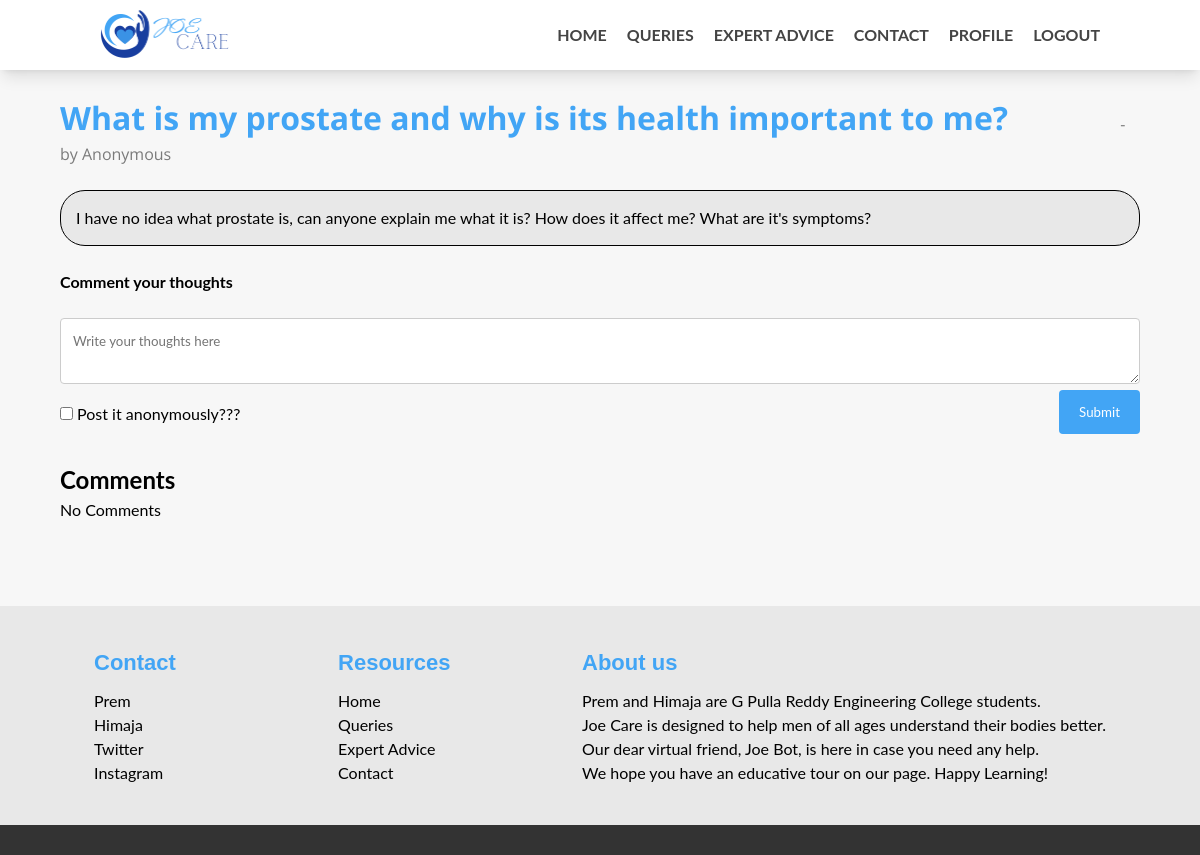
/querypost/54 (signed in), run on the app's committed database.
### tables this page shows
CREATE TABLE "ApprovePosts" (
	"id"	INTEGER NOT NULL UNIQUE,
	"userId"	INTEGER NOT NULL,
	"title"	TEXT NOT NULL,
	"desc"	TEXT NOT NULL,
	"anonymous"	TEXT NOT NULL,
	"name"	TEXT NOT NULL,
	"email"	TEXT NOT NULL,
	"age"	TEXT NOT NULL,
	"mod"	TEXT NOT NULL,
	"app"	TEXT NOT NULL,
	"ageres"	TEXT NOT NULL,
	PRIMARY KEY("id" AUTOINCREMENT),
	FOREIGN KEY("userId") REFERENCES "Users"("id")
);

### app.py (the view)
@app.route("/querypost/<int:postid>", methods = ['POST', 'GET'])
@login_required
def querypost(postid):
    records = Query.get_post_postid(postid)
    comments = Query.get_comments(postid)
    return render_template("querypost.html", logged = curr_user.get_user(), records = records, comments = comments)

### Query.py (called while the page is built)
    def get_post_postid(postid):
        con = sqlite3.connect("joecare.db")
        c = con.cursor()
        try:
            sql_select_query = "select * from approvePosts where id = ?;"
            c.execute(sql_select_query, (postid,))
            record = c.fetchall()
        finally:
            con.commit()
            c.close()
            con.close()
        return record

    def get_comments(postid):
        con = sqlite3.connect("joecare.db")
        c = con.cursor()
        try:
            sql_select_query = "select * from comments where postid = ?;"
            c.execute(sql_select_query, (postid,))
            record = c.fetchall()
        finally:
            con.commit()
            c.close()
            con.close()
        return record

### app.py (called while the page is built)
@login_manager.user_loader
def load_user(userid):
    return LoginUser(userid)

@app.before_request
def before_request():
    session.permanent = True
    app.permanent_session_lifetime = timedelta(minutes=20)
    session.modified = True
    g.user = current_user

    def get_user(self):
        return self.login

### templates/querypost.html (shortened to what this page needs)
<!doctype html>
<html>
<head>
	<link rel="stylesheet" href="{{url_for('static', filename = 'stylesheets/nav.css') }}" media="screen">
	<link rel="stylesheet" href="{{url_for('static', filename = 'stylesheets/footer.css') }}" media="screen">
	<link rel="stylesheet" href="{{url_for('static', filename = 'stylesheets/form.css') }}" media="screen">
</head>
<body>
	<header>
			<div class="wrapper">
				<div class="logo">
					<a href="/"><img src="{{url_for('static', filename = 'images/logo.png') }}" alt="Joe Care"></a>
				</div>
				<div class="navbar">
					<nav>
						<ul>
							<li><a href="/">Home</a></li>
							<li><a href="/query">Queries</a></li>
							<li><a href="/expert">Expert Advice</a></li>
							<li><a href="#foot">Contact</a></li>
							{% if logged == True %}
							<li><a href = "/profile">Profile</a></li>
							<li><a href = "/logout">Logout</a></li>
							{% else %}
							<li><a href = "/login">Login</a></li>
							{% endif %}
						</ul>
					</nav>
				</div>
			</div>
		</header>
	<div style="padding: 2% 5%">
	{% for record in records %}
		<div class="containerIntro">
		<h1 style="color:#42a5f5">{{record[2]}}</h1>
		{% if record[4] == "False" %}
			<p>		- by {{record[5]}}</p>
		{% else %}
			<p style="opacity: .5; margin-left: 10%">	 - by Anonymous</p>
		{% endif %}
		</div>
		<br>
		<p style="text-align: justify; background-color: #E8E8E8; width: 100%;  border-radius:25px; padding: 15px; border: 0.8px solid">{{record[3]}}</p>
	{% endfor %}
		<br>
		<p><b>Comment your thoughts</b></p>
		<br>
	<form action="{{url_for('comment', postid = records[0][0] )}}" method="post">
		<textarea name="comment" id="comment" placeholder="Write your thoughts here"></textarea>
		<input type="checkbox" id="anony" name="anony" value="True">
		<label for="vehicle1">Post it anonymously???</label>
		<input type="submit" name="submit">
	</form>
		<br>
	<h2>Comments</h2>
	{% for comment in comments %}
	{% if comment[6] == "False" %}
		<h3 style="padding: .8%; margin-left: 15px">{{comment[3]}}</h3>
	{% else %}
		<h3 style="padding: .8%; margin-left: 15px">From Anonymous</h3>
	{% endif %}
	<p style="text-align: justify; background-color: #E8E8E8; width: 100%;  border-radius:25px; padding: 15px; border: 0.8px solid">{{comment[5] }} </p>
	{% else %}
	<p>No Comments</p>
	{% endfor %}
	</div>
	<div class="container"></div>
<footer id="foot">
  <section class="ft-main">
    <div class="ft-main-item">
        <h2 class="ft-title" style="color: #42a5f5;">Contact</h2>
        <ul>
          <li><a href="https://www.linkedin.com/in/prem-jain801/" style="color: black">Prem</a></li>
          <li><a href="https://www.linkedin.com/in/k-naga-himaja/" style="color: black">Himaja</a></li>
          <li><a href="https://twitter.com/KNagaHimaja" style="color: black">Twitter</a></li>
          <li><a href="https://www.instagram.com/prem_jain_801/" style="color: black">Instagram</a></li>
        </ul>
      </div>
      <div class="ft-main-item">
        <h2 class="ft-title" style="color: #42a5f5;">Resources</h2>
        <ul>
          <li><a href="/" style="color: black">Home</a></li>
          <li><a href="/query" style="color: black">Queries</a></li>
          <li><a href="/expert" style="color: black">Expert Advice</a></li>
          <li><a href="#foot" style="color: black">Contact</a></li>
        </ul>
      </div>
    <div class="ft-main-item">
      <h2 class="ft-title" style="color: #42a5f5;">About us</h2>
      <ul style="color: black">
        <p style="text-align: justify;">Prem and Himaja are G Pulla Reddy Engineering College students.</p>
        <p style="text-align: justify;">Joe Care is designed to help men of all ages understand their bodies better.</p>
        <p style="text-align: justify;">Our dear virtual friend, Joe Bot, is here in case you need any help. </p>
        <p style="text-align: justify;">	We hope you have an educative tour on our page. Happy Learning!</p>
      </ul>
    </div>
  </section>
  <section class="ft-legal">
  </section>
</footer>
</body>
</html>

### static/stylesheets/nav.css (style rules this page uses)
*, *::before, *::after { box-sizing: border-box; line-height: 1.5em; }
html { font-size: 16px; scroll-behavior: smooth; -webkit-text-size-adjust: 100%; }
body { margin: 0; font-family: "Open Sans", sans-serif; background-color: #f7f7f7; }
header { background-color: #ffffff; box-shadow: 0 10px 15px -3px rgba(0, 0, 0, 0.1), 0 4px 6px -4px rgba(0, 0, 0, 0.1); padding: 10px 20px; }
header .wrapper { max-width: 1000px; margin: 0 auto; display: flex; flex-wrap: wrap; align-items: center; justify-content: space-between; }
header .logo img { height: 50px; display: block; }
.navbar { position: fixed; top: 0; left: 100%; margin: 0; width: 100%; height: 100%; background-color: white; padding: 20px; transition: left 0.3s; }
.navbar ul { all: unset; list-style-type: none; display: flex; flex-direction: column; align-items: center; gap: 25px; }
.navbar ul a { all: unset; color: #444444; text-transform: uppercase; cursor: pointer; font-weight: bold; font-size: 28px; }
.container { max-width: 900px; margin: 0 auto; padding: 30px; }
@media (min-width: 550px) { .navbar { all: unset; display: block; } }
@media (min-width: 550px) { .navbar ul { flex-direction: row; gap: 20px; } }
@media (min-width: 550px) { .navbar ul a { font-size: inherit; } }

### static/stylesheets/footer.css (style rules this page uses)
* { box-sizing: border-box; font-family: "Lato", sans-serif; margin: 0; padding: 0; }
ul { list-style: none; padding-left: 0; }
footer { background-color: #E8E8E8; color: #bbb; line-height: 1.5; }
footer a { text-decoration: none; color: #eee; }
.ft-title { color: #fff; font-family: "Arial"; font-size: 1.375rem; padding-bottom: 0.625rem; }
body { display: flex; min-height: 100vh; flex-direction: column; }
.container { flex: 1; }
.ft-main { padding: 1.25rem 1.875rem; display: flex; flex-wrap: wrap; }
@media only screen and (min-width: 29.8125rem ) { .ft-main { justify-content: space-evenly; } }
.ft-main-item { padding: 1.25rem; min-width: 12.5rem; }
.ft-legal { padding: 0.9375rem 1.875rem; background-color: #333; }

### static/stylesheets/form.css (style rules this page uses)
* { box-sizing: border-box; }
input[type=email], input[type=password],input[type=text], input[type=number], input[type=tel], input[type=date], textarea { width: 100%; padding: 12px; border: 1px solid #ccc; border-radius: 4px; resize: vertical; }
label { padding: 12px 12px 12px 0; display: inline-block; }
input[type=submit] { background-color: #42a5f5; color: white; padding: 12px 20px; border: none; border-radius: 4px; cursor: pointer; float: right; margin: 0 auto; text-align: center; }

### templates/querypost.html (style rules this page uses)
.containerIntro h1, .containerIntro p { display: inline; font-family: 'Open Sans', sans-serif; }

### data on the page
ApprovePosts: title "What is my prostate and why is its health important to me?", anonymous "- by Anonymous", desc "I have no idea what prostate is, can anyone explain me what it is? How does it affect me? What are it's symptoms?"
